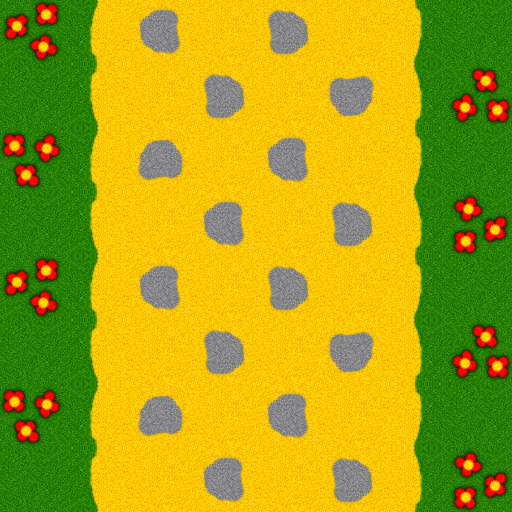

This is a level from a 2D game, rendered from its Tiled map with the project's own tilesets. A one-line summary and the complete map file follow:
An orthogonal 8x8 tile map with 64x64 px tiles, 1 tile layer (quadblock layer).

<map version="1.10" tiledversion="1.10.2" orientation="orthogonal" renderorder="left-up" width="8" height="8" tilewidth="64" tileheight="64" infinite="0" nextlayerid="2" nextobjectid="1">
 <tileset firstgid="1" source="tiles.tsx" />
 <layer id="1" name="quadblock layer" width="8" height="8">
  <data encoding="csv">
3221225477,2147483651,3221225473,2,1,2,1073741827,4,
4,3221225475,2,1,2,2684354561,3,1610612741,
2684354565,2147483651,1610612737,2,3221225473,2,1073741827,4,
4,3221225475,2,3221225473,2,1,3,5,
3221225477,2147483651,3221225473,2,1,2,1073741827,4,
4,3221225475,2,1,2,2684354561,3,1610612741,
2684354565,2147483651,1610612737,2,3221225473,2,1073741827,4,
4,3221225475,2,3221225473,2,1,3,5
</data>
 </layer>
</map>